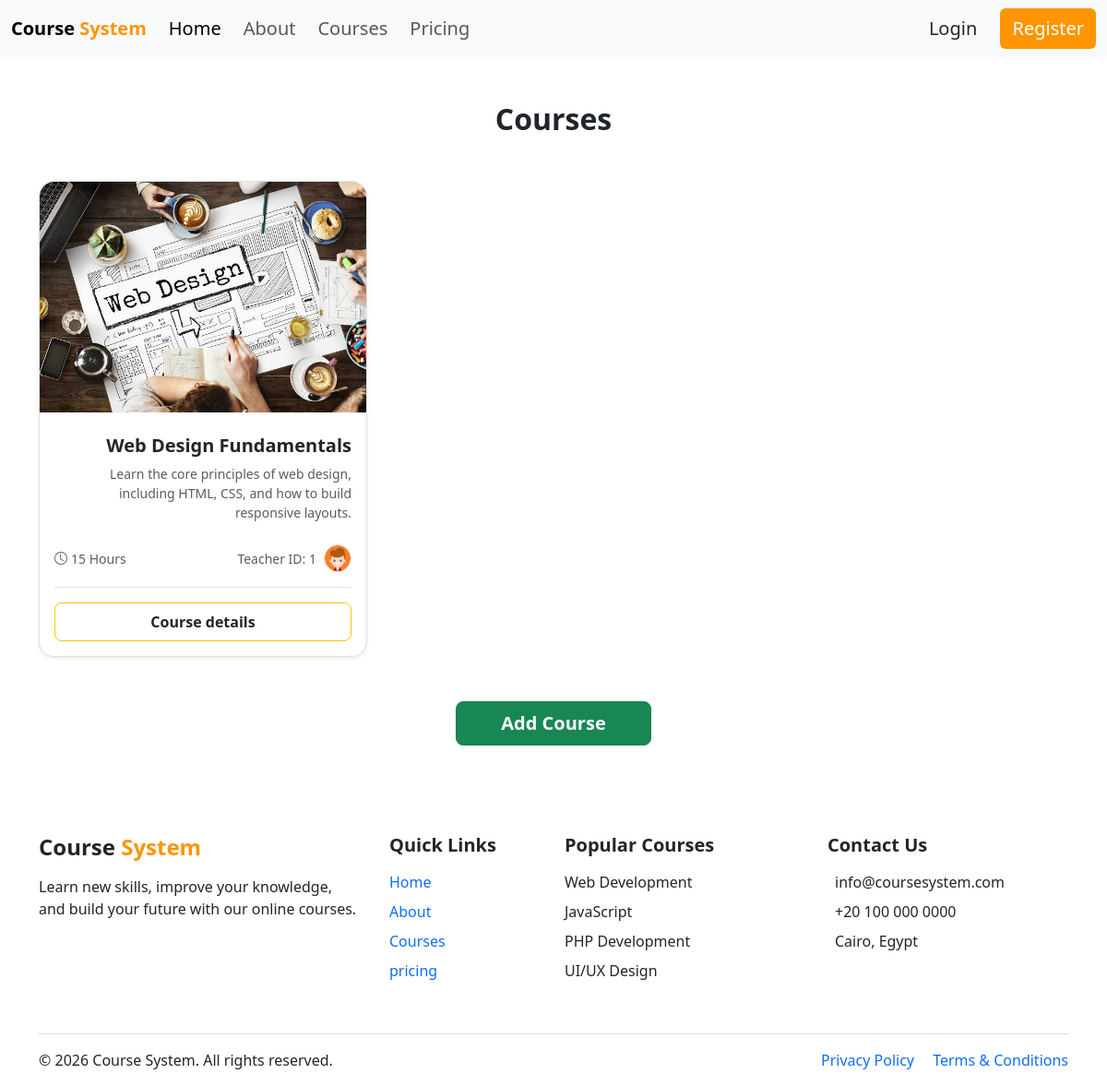
Screenshot of /courses/index.php with the database file from the repository.
### tables this page shows
CREATE TABLE `courses` (
  `id` int(11) NOT NULL,
  `name` varchar(100) NOT NULL,
  `hours` int(11) NOT NULL,
  `teacher_id` int(11) NOT NULL,
  `image` varchar(255) NOT NULL,
  `avatar` varchar(255) NOT NULL,
  `description` text NOT NULL
);

### courses/connect.php (called while the page is built, shortened)
<?php
class connect
{
    private $db;
    public function __construct()
    {
        $this->db = new PDO("mysql:host=localhost;dbname=course_system", "root", "");
    }
    public function selectAll($table)
    {
        $stmt = $this->db->prepare("SELECT * FROM $table");
        $stmt->execute();
        return $stmt->fetchAll(PDO::FETCH_ASSOC);
    }
}

### courses/index.php (the view, shortened to what this page needs)
<?php
include_once "../header.php";
include_once "connect.php";
$objCon = new connect();
$courses = $objCon->selectAll("courses");
?>
<div class="container my-5">
    <div class="text-center mb-5">
        <h2 class="fw-bold">Courses</h2>
    </div>
    <div class="row row-cols-1 row-cols-md-2 row-cols-lg-3 g-4">
        <?php if (!empty($courses)): ?>
            <?php foreach ($courses as $course): ?>
                <div class="col">
                    <div class="card h-100 border-1 shadow-sm rounded-4" style="border-color: #e0e0e0;">
                        <img src="<?= $course['image'] ?>" class="card-img-top rounded-top-4" alt="<?= $course['name'] ?>" style="object-fit: cover; height: 250px;">
                        <div class="card-body d-flex flex-column mt-2">
                            <h5 class="card-title fw-bold text-end mb-2"><?= $course['name'] ?></h5>
                            <p class="card-text text-muted text-end small mb-4">
                                <?= $course['description'] ?>
                            </p>
                            <div class="mt-auto">
                                <div class="d-flex justify-content-between align-items-center text-muted small mb-3 pb-3 border-bottom">
                                    <div class="d-flex align-items-center">
                                        <svg xmlns="http://www.w3.org/2000/svg" width="14" height="14" fill="currentColor" class="bi bi-clock me-1" viewBox="0 0 16 16">
                                            <path d="M8 3.5a.5.5 0 0 0-1 0V9a.5.5 0 0 0 .252.434l3.5 2a.5.5 0 0 0 .496-.868L8 8.71z" />
                                            <path d="M8 16A8 8 0 1 0 8 0a8 8 0 0 0 0 16m7-8A7 7 0 1 1 1 8a7 7 0 0 1 14 0" />
                                        </svg>
                                        <?= $course['hours'] ?> Hours
                                    </div>
                                    <div class="d-flex align-items-center">
                                        <span class="me-2">Teacher ID: <?= $course['teacher_id'] ?></span>
                                        <img src="<?= $course['avatar'] ?>" class="rounded-circle border" width="30" height="30" alt="Avatar">
                                    </div>
                                </div>
                                <button type="button" class="btn btn-outline-warning w-100 fw-semibold rounded-3 py-2 text-dark" data-bs-toggle="modal" data-bs-target="#modal-<?= $course['id'] ?>">
                                    Course details
                                </button>
                            </div>
                        </div>
                    </div>
                </div>
            <?php endforeach; ?>
        <?php else: ?>
            <div class="col-12 text-center text-muted py-5">
                <h4>No courses available yet. Click "Add Course" below to create one!</h4>
            </div>
        <?php endif; ?>
    </div>
    <div class="text-center mt-5">
        <a href="add.php" class="btn btn-success px-5 py-2 fw-bold fs-5 rounded-3">Add Course</a>
    </div>
</div>
<?php include_once "../footer.php"; ?>

### rows the page displays
courses: image (picture), name "Web Design Fundamentals", description "Learn the core principles of web design, including HTML, CSS, and how to build responsive layouts.", hours "15", teacher "1", avatar (picture)
